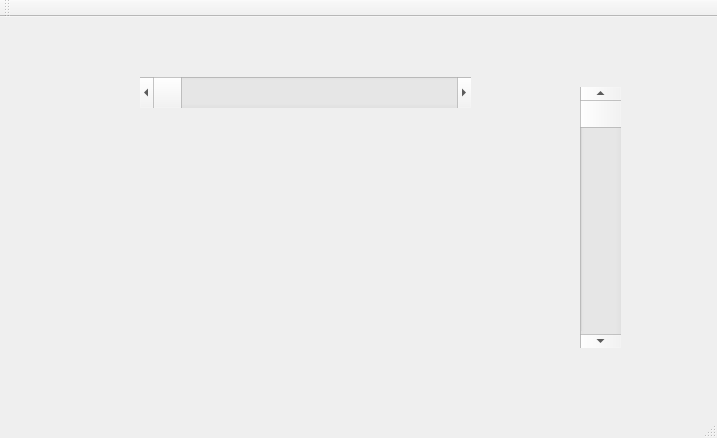
<?xml version="1.0" encoding="UTF-8"?>
<ui version="4.0">
 <class>MainWindow</class>
 <widget class="QMainWindow" name="MainWindow">
  <property name="geometry">
   <rect>
    <x>0</x>
    <y>0</y>
    <width>717</width>
    <height>438</height>
   </rect>
  </property>
  <property name="windowTitle">
   <string>MainWindow</string>
  </property>
  <widget class="QWidget" name="centralWidget">
   <widget class="QScrollBar" name="horizontalScrollBar">
    <property name="geometry">
     <rect>
      <x>140</x>
      <y>60</y>
      <width>331</width>
      <height>31</height>
     </rect>
    </property>
    <property name="orientation">
     <enum>Qt::Horizontal</enum>
    </property>
   </widget>
   <widget class="QScrollBar" name="verticalScrollBar">
    <property name="geometry">
     <rect>
      <x>580</x>
      <y>70</y>
      <width>41</width>
      <height>261</height>
     </rect>
    </property>
    <property name="orientation">
     <enum>Qt::Vertical</enum>
    </property>
   </widget>
  </widget>
  <widget class="QMenuBar" name="menuBar">
   <property name="geometry">
    <rect>
     <x>0</x>
     <y>0</y>
     <width>717</width>
     <height>26</height>
    </rect>
   </property>
  </widget>
  <widget class="QToolBar" name="mainToolBar">
   <attribute name="toolBarArea">
    <enum>TopToolBarArea</enum>
   </attribute>
   <attribute name="toolBarBreak">
    <bool>false</bool>
   </attribute>
  </widget>
  <widget class="QStatusBar" name="statusBar"/>
 </widget>
 <layoutdefault spacing="6" margin="11"/>
 <resources/>
 <connections/>
</ui>
